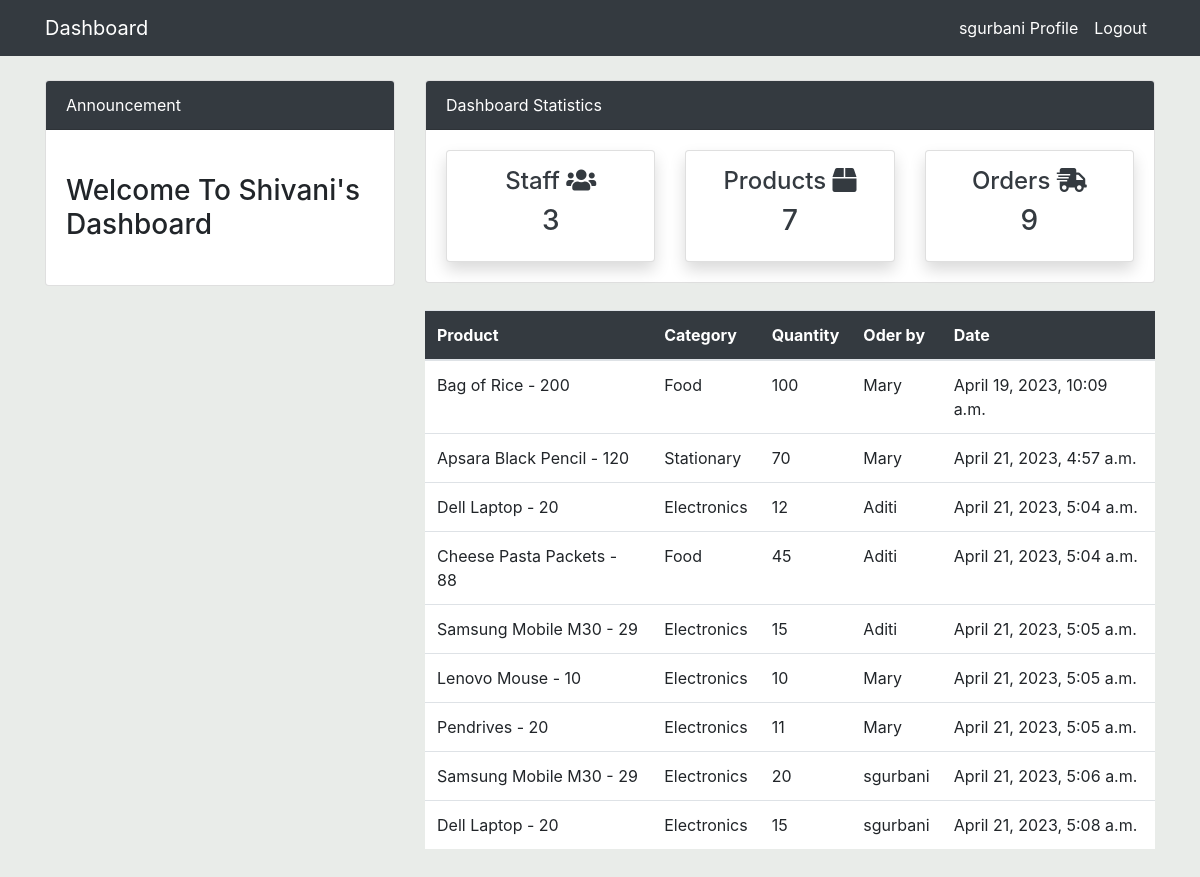
/order/ (signed in), run on the app's committed database.
### dashboard/models.py (models this page shows, shortened)
class Order(models.Model):
    product=models.ForeignKey(Product,on_delete=models.CASCADE,null=True)
    staff=models.ForeignKey(User,models.CASCADE,null=True)
    order_quantity=models.PositiveBigIntegerField(null=True)
    date=models.DateTimeField(auto_now_add=True)
    class Meta:
        verbose_name_plural='Order'

class Product(models.Model):
    name=models.CharField(max_length=100,null=True)
    category=models.CharField(max_length=100,choices=CATEGORY,null=True)
    quantity=models.PositiveIntegerField(null=True)
    def __str__(self):
        return f'{self.name} - {self.quantity}'
    class Meta:
        verbose_name_plural='Product'

### dashboard/views.py (the view)
# urls.py: path('order/',views.order,name='dashboard-order'),
@login_required(login_url='user-login')
def order(request):
    order = Order.objects.all()
    order_count=order.count()
    workers_count=User.objects.all().count()
    product_count=Product.objects.all().count()
    context = {
        'order': order,
        'workers_count':workers_count,
        'order_count':order_count,
        'product_count':product_count,
    }
    return render(request,'dashboard/order.html',context)

### Templates/dashboard/order.html (shortened to what this page needs)
{% extends 'partials/base.html' %}
{% block content %}
{% include 'partials/topnav.html' %}
<div class="container">
    <div class="row my-4">
        <div class="col-md-4"></div>
        <div class="col-md-8">
        <table class="table bg-white">
            <thead class="bg-dark text-white">
                <tr>
                    <th scope="col">Product</th>
                    <th scope="col">Category</th>
                    <th scope="col">Quantity</th>
                    <th scope="col">Oder by</th>
                    <th scope="col">Date</th>
                </tr>
            </thead>
            <tbody>
                {% for order in order %}
                <tr>
                    <td>{{ order.product }}</td>
                    <td>{{ order.product.category }}</td>
                    <td>{{ order.order_quantity }}</td>
                    <td>{{ order.staff.username }}</td>
                    <td>{{order.date}}</td>
                </tr>
                {% endfor %}
            </tbody>
        </table>
    </div>
</div>
{% endblock %}

### Templates/partials/nav.html (shortened to what this page needs)
<nav class="navbar navbar-expand-lg navbar-light bg-dark">
    {% if user.is_authenticated%}
    <div class="container">
        <a class="navbar-brand text-white" href="{% url 'dashboard-index' %}">Dashboard</a>
        <div class="collapse navbar-collapse" id="navbarSupportedContent">
            <ul class="navbar-nav ml-auto">
                <li class="nav-item active">
                    <a class="nav-link text-white" href="{%url 'user-profile' %}">{{user.username}} Profile
                        <span class="sr-only">(current)</span></a>
                </li>
                <li class="nav-item">
                    <a class="nav-link text-white" href="{% url 'user-logout'%}">Logout</a>
                </li>
            </ul>
            {% endif %}
        </div>
    </div>
</nav>

### Templates/partials/base.html (style rules this page uses)
body { background: rgb(233, 236, 233); }

### data on the page
Order: product "Bag of Rice - 200", product.category "Food", order_quantity "100", staff.username "Mary", date "April 19, 2023, 10:09 a.m."
Order: product "Apsara Black Pencil - 120", product.category "Stationary", order_quantity "70", staff.username "Mary", date "April 21, 2023, 4:57 a.m."
Order: product "Dell Laptop - 20", product.category "Electronics", order_quantity "12", staff.username "Aditi", date "April 21, 2023, 5:04 a.m."
Order: product "Cheese Pasta Packets - 88", product.category "Food", order_quantity "45", staff.username "Aditi", date "April 21, 2023, 5:04 a.m."
Order: product "Samsung Mobile M30 - 29", product.category "Electronics", order_quantity "15", staff.username "Aditi", date "April 21, 2023, 5:05 a.m."
Order: product "Lenovo Mouse - 10", product.category "Electronics", order_quantity "10", staff.username "Mary", date "April 21, 2023, 5:05 a.m."
Order: product "Pendrives - 20", product.category "Electronics", order_quantity "11", staff.username "Mary", date "April 21, 2023, 5:05 a.m."
Order: product "Samsung Mobile M30 - 29", product.category "Electronics", order_quantity "20", staff.username "sgurbani", date "April 21, 2023, 5:06 a.m."
Order: product "Dell Laptop - 20", product.category "Electronics", order_quantity "15", staff.username "sgurbani", date "April 21, 2023, 5:08 a.m."

### other printed values
{{ user.username }} "sgurbani"
{{ workers_count }} "3"
{{ product_count }} "7"
{{ order_count }} "9"
